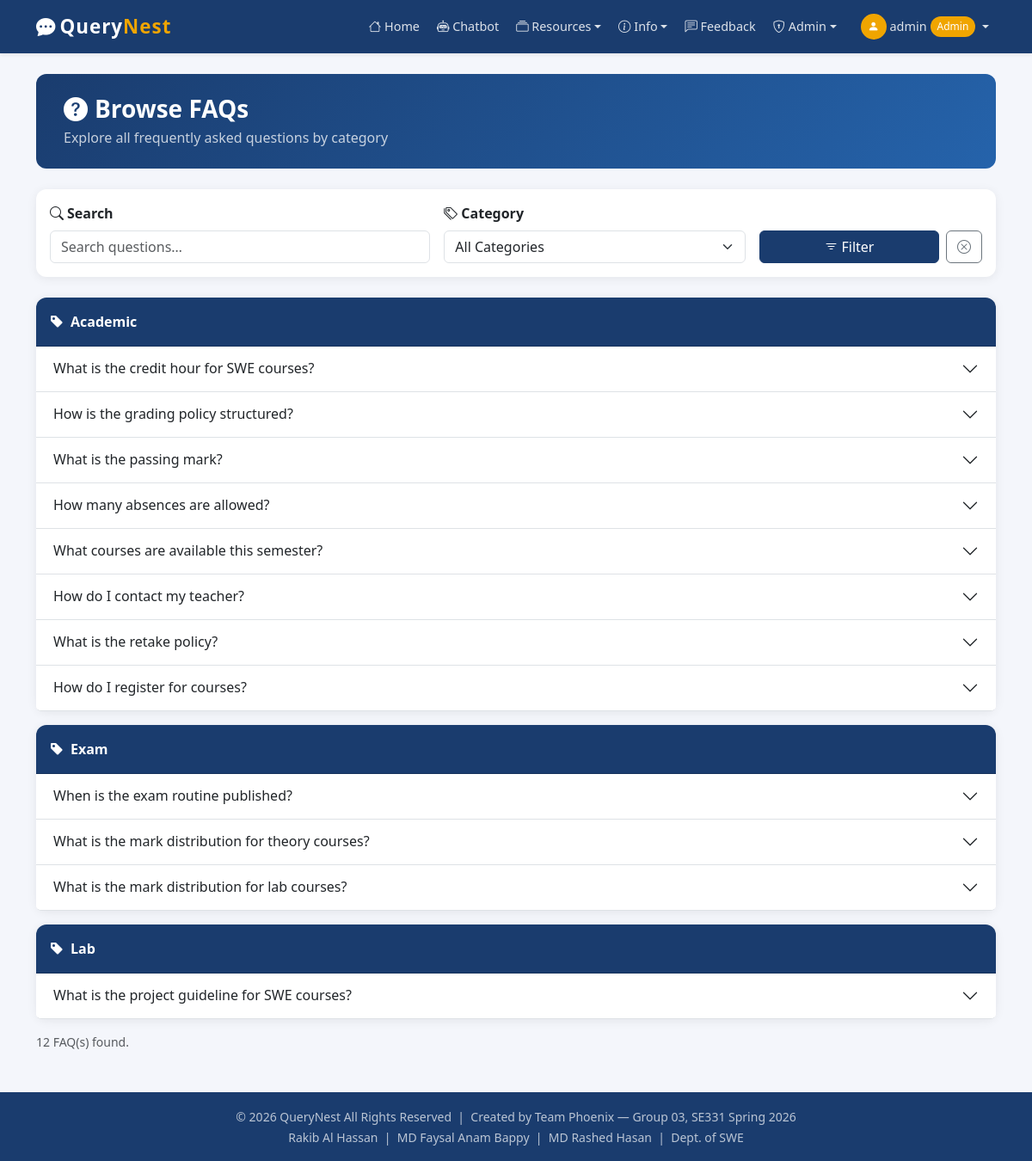
Screenshot of /faqs (signed in) with the database file from the repository.
### tables this page shows
CREATE TABLE faqs (
            faq_id    INTEGER PRIMARY KEY AUTOINCREMENT,
            question  TEXT NOT NULL,
            answer    TEXT NOT NULL,
            keywords  TEXT,
            category  TEXT
        );

### app.py (the view)
@app.route('/faqs')
@login_required
def faq_browse():
    category = request.args.get('category', '')
    search   = request.args.get('search', '')
    conn     = get_db()
    query    = "SELECT * FROM faqs WHERE 1=1"
    params   = []
    if category:
        query += " AND category=?"
        params.append(category)
    if search:
        query += " AND (question LIKE ? OR answer LIKE ?)"
        params += [f'%{search}%', f'%{search}%']
    faqs       = conn.execute(query + " ORDER BY category", params).fetchall()
    categories = conn.execute("SELECT DISTINCT category FROM faqs ORDER BY category").fetchall()
    conn.close()
    return render_template('faq_browse.html', faqs=faqs, categories=categories,
                           current_category=category, search=search)

### app.py (called while the page is built)
def get_db():
    conn = sqlite3.connect(DB_PATH)
    conn.row_factory = sqlite3.Row
    return conn

def login_required(f):
    @wraps(f)
    def decorated(*args, **kwargs):
        if 'user_id' not in session:
            flash('Please log in first.', 'warning')
            return redirect(url_for('login'))
        return f(*args, **kwargs)
    return decorated

### templates/faq_browse.html (shortened to what this page needs)
{% extends "base.html" %}
{% block content %}
<div class="page-header">
  <h3 class="fw-bold mb-1"><i class="bi bi-question-circle-fill me-2"></i>Browse FAQs</h3>
  <p class="mb-0 opacity-75">Explore all frequently asked questions by category</p>
</div>
<div class="card mb-4">
  <div class="card-body">
    <form method="get" class="row g-3 align-items-end">
      <div class="col-md-5">
        <label class="form-label fw-semibold"><i class="bi bi-search me-1"></i>Search</label>
        <input type="text" name="search" class="form-control" placeholder="Search questions…" value="{{ search }}">
      </div>
      <div class="col-md-4">
        <label class="form-label fw-semibold"><i class="bi bi-tags me-1"></i>Category</label>
        <select name="category" class="form-select">
          <option value="">All Categories</option>
        </select>
      </div>
      <div class="col-md-3 d-flex gap-2">
        <button type="submit" class="btn btn-primary flex-fill"><i class="bi bi-filter me-1"></i>Filter</button>
        <a href="{{ url_for('faq_browse') }}" class="btn btn-outline-secondary"><i class="bi bi-x-circle"></i></a>
      </div>
    </form>
  </div>
</div>
{% if faqs %}
<div class="accordion" id="faqAccordion">
  {% set ns = namespace(current_cat='') %}
  {% for faq in faqs %}
    {% if faq.category != ns.current_cat %}
      {% if ns.current_cat != '' %}</div></div></div>{% endif %}
      {% set ns.current_cat = faq.category %}
      <div class="card mb-3">
        <div class="card-header py-3" style="background:#1a3c6e;color:#fff;">
          <span class="fw-bold"><i class="bi bi-tag-fill me-2"></i>{{ faq.category or 'General' }}</span>
        </div>
        <div class="card-body p-0"><div class="accordion">
    {% endif %}
    <div class="accordion-item border-0 border-bottom">
      <h2 class="accordion-header">
        <button class="accordion-button collapsed" type="button"
                data-bs-toggle="collapse" data-bs-target="#faq{{ faq.faq_id }}">
          {{ faq.question }}
        </button>
      </h2>
    </div>
  {% endfor %}
  {% if faqs %}</div></div></div>{% endif %}
</div>
<p class="text-muted mt-2 small">{{ faqs|length }} FAQ(s) found.</p>
{% else %}
<div class="text-center text-muted py-5">
  <i class="bi bi-inbox fs-1"></i>
  <p class="mt-3">No FAQs found.</p>
</div>
{% endif %}
{% endblock %}

### templates/base.html (style rules this page uses)
:root { --primary:#1a3c6e; --accent:#f0a500; }
body { background:#f4f6fb; font-family:'Segoe UI',sans-serif; }
.btn-primary { background:var(--primary); border-color:var(--primary); }
.card { border:none; border-radius:12px; box-shadow:0 2px 12px rgba(0,0,0,.07); }
.card-header { border-radius:12px 12px 0 0 !important; }
.page-header { background:linear-gradient(135deg,#1a3c6e,#2563ab); color:#fff; border-radius:12px; padding:1.5rem 2rem; margin-bottom:1.5rem; }

### rows the page displays
faqs: category "Academic", question "What is the credit hour for SWE courses?"
faqs: question "How is the grading policy structured?"
faqs: question "What is the passing mark?"
faqs: question "How many absences are allowed?"
faqs: question "What courses are available this semester?"
faqs: question "How do I contact my teacher?"
faqs: question "What is the retake policy?"
faqs: question "How do I register for courses?"
faqs: category "Exam", question "When is the exam routine published?"
faqs: question "What is the mark distribution for theory courses?"
faqs: question "What is the mark distribution for lab courses?"
faqs: category "Lab", question "What is the project guideline for SWE courses?"

### other values shown
{{ session.user_name }} "admin"
{{ faqs|length }} "12"
